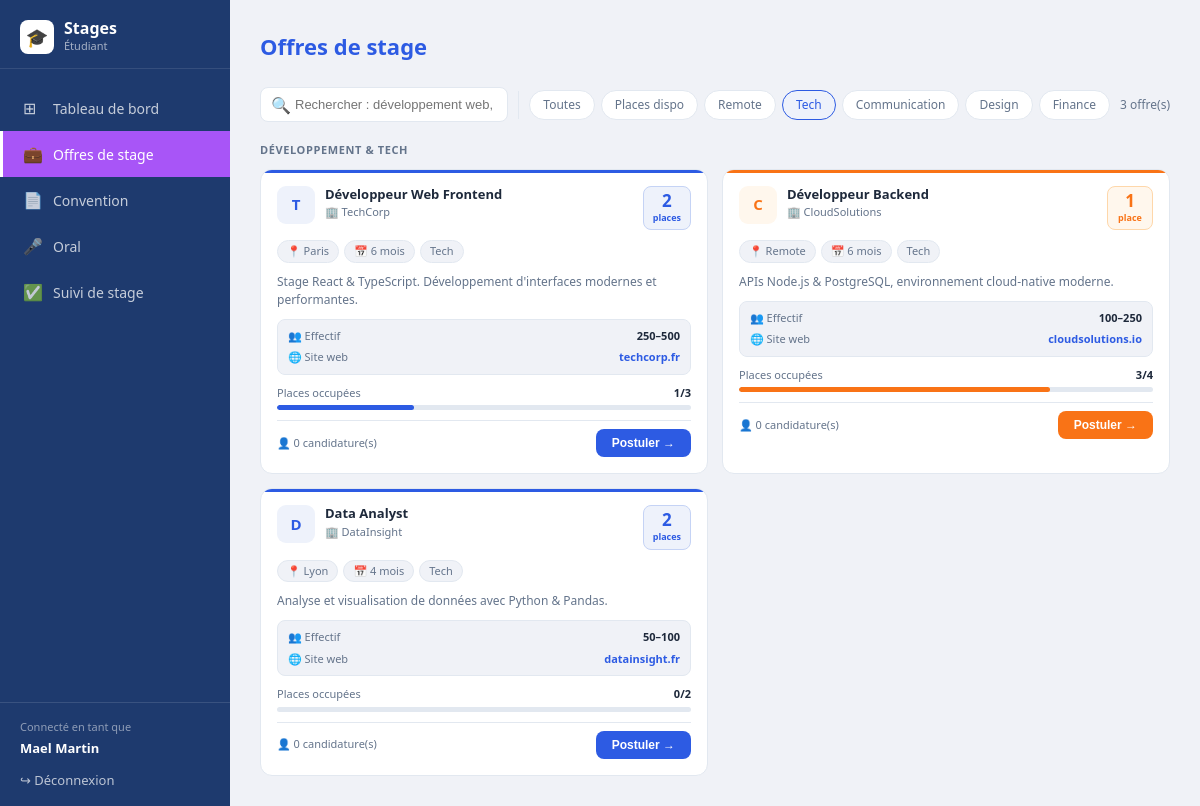
/offres.php?cat=Tech (signed in), run on the app's committed database.
### tables this page shows
CREATE TABLE IF NOT EXISTS offres (
  id                  INT UNSIGNED AUTO_INCREMENT PRIMARY KEY,
  titre               VARCHAR(200)  NOT NULL,
  entreprise          VARCHAR(150)  NOT NULL,
  lieu                VARCHAR(100),
  duree               VARCHAR(50),
  description         TEXT,
  categorie           VARCHAR(50)   DEFAULT 'Tech',
  effectif            VARCHAR(50),
  site_web            VARCHAR(100),
  places_total        INT           DEFAULT 1,
  places_disponibles  INT           DEFAULT 1,
  statut              ENUM('active','inactive') DEFAULT 'active',
  creee_par           INT UNSIGNED,
  created_at          DATETIME DEFAULT CURRENT_TIMESTAMP,
  FOREIGN KEY (creee_par) REFERENCES utilisateurs(id) ON DELETE SET NULL
);

### auth.php (called while the page is built, shortened)
<?php
function h(string $s): string {
    return htmlspecialchars($s, ENT_QUOTES, 'UTF-8');
}

### offres.php (the view, shortened to what this page needs)
<?php
require_once __DIR__ . '/../../includes/auth.php';
require_once __DIR__ . '/../../includes/db.php';
require_once __DIR__ . '/../../includes/sidebar.php';
$user     = currentUser();
$search  = trim($_GET['q']   ?? '');
$filtre  = trim($_GET['cat'] ?? 'tous');
$sql = "SELECT o.*,
        (SELECT COUNT(*) FROM candidatures c WHERE c.offre_id = o.id) AS nb_candidatures
        FROM offres o WHERE o.statut = 'active'";
$params = [];
if ($filtre === 'dispo') {
    $sql .= " AND o.places_disponibles > 0";
} elseif ($filtre === 'remote') {
    $sql .= " AND LOWER(o.lieu) LIKE '%remote%'";
} elseif (!in_array($filtre, ['tous','dispo','remote',''])) {
    $sql .= " AND o.categorie = ?";
    $params[] = $filtre;
}
$sql .= " ORDER BY o.categorie, o.created_at DESC";
$stmt = $pdo->prepare($sql);
$stmt->execute($params);
$offres_db = $stmt->fetchAll();
$stmt2 = $pdo->prepare("SELECT offre_id FROM candidatures WHERE etudiant_id = ?");
$stmt2->execute([$user['id']]);
$deja_postule = array_column($stmt2->fetchAll(), 'offre_id');
$par_categorie = [];
foreach ($offres_db as $o) {
    $cat = $o['categorie'] ?? 'Autres';
    $par_categorie[$cat][] = $o;
}
$categories_label = [
    'Tech'          => 'Développement & Tech',
    'Communication' => 'Communication & Marketing',
    'Design'        => 'Design',
    'Finance'       => 'Finance & Gestion',
    'Autres'        => 'Autres offres',
];
$filtres = [
    'tous'          => 'Toutes',
    'dispo'         => 'Places dispo',
    'remote'        => 'Remote',
    'Tech'          => 'Tech',
    'Communication' => 'Communication',
    'Design'        => 'Design',
    'Finance'       => 'Finance',
];
?>
<!DOCTYPE html>
<html lang="fr">
<head>
  <link rel="stylesheet" href="../../css/style.css">
</head>
<body>
<div class="app-layout">
  <main class="main-content">
    <h1 class="page-title">Offres de stage</h1>
    <div class="top-bar">
      <form method="GET" class="search-wrap" style="display:contents">
        <div class="search-wrap">
          <span class="si">🔍</span>
          <input type="text" name="q" placeholder="Rechercher : développement web, communication…"
                 value="<?= h($search) ?>" onchange="this.form.submit()">
        </div>
      </form>
      <div class="filtres-bar">
        <?php foreach ($filtres as $val => $label):
          $qs = $search ? '&q=' . urlencode($search) : '';
          $active = $filtre === $val ? 'on' : '';
        ?>
          <a href="?cat=<?= urlencode($val) ?><?= $qs ?>" class="fb <?= $active ?>">
            <?= h($label) ?>
          </a>
        <?php endforeach; ?>
      </div>
      <span class="nb-offres"><?= count($offres_db) ?> offre(s)</span>
    </div>
    <?php if (empty($offres_db)): ?>
      <div class="no-result">
        <div class="nr-icon">🔍</div>
        <p>Aucune offre ne correspond à votre recherche.</p>
      </div>
    <?php else: ?>
      <?php foreach ($par_categorie as $cat => $offres): ?>
        <div class="cat-title">
          <?= h($categories_label[$cat] ?? $cat) ?>
        </div>
        <div class="offres-grid">
          <?php foreach ($offres as $offre):
            $dispo   = (int)($offre['places_disponibles'] ?? 1);
            $total   = (int)($offre['places_total']       ?? 1);
            $nb_cand = (int)($offre['nb_candidatures']    ?? 0);
            $complet = $dispo <= 0;
            $urgent  = !$complet && $dispo === 1;
            $postule = in_array($offre['id'], $deja_postule);
            $col     = $complet ? 'gr' : ($urgent ? 'or' : 'bl');
            $pct     = $total > 0 ? round((($total - $dispo) / $total) * 100) : 100;
            $initiale= mb_strtoupper(mb_substr($offre['entreprise'], 0, 1));
            $logo_col = match($offre['categorie'] ?? '') {
              'Communication','Design' => 'gn',
              'Finance'                => 'am',
              default                  => $col,
            };
          ?>
          <div class="kard <?= $col ?>">
            <div class="kh">
              <div class="klogo <?= $logo_col ?>"><?= $initiale ?></div>
              <div class="ktb">
                <div class="ktit"><?= h($offre['titre']) ?></div>
                <div class="kco">🏢 <?= h($offre['entreprise']) ?></div>
              </div>
              <div class="pbadge <?= $col ?>">
                <span class="pnb"><?= $dispo ?></span>
                <span class="plb"><?= $complet ? 'Complet' : 'place' . ($dispo > 1 ? 's' : '') ?></span>
              </div>
            </div>
            <div class="ktags">
              <span class="ktag">📍 <?= h($offre['lieu']) ?></span>
              <span class="ktag">📅 <?= h($offre['duree']) ?></span>
              <?php if (!empty($offre['categorie'])): ?>
                <span class="ktag"><?= h($offre['categorie']) ?></span>
              <?php endif; ?>
            </div>
            <div class="kdesc"><?= h($offre['description']) ?></div>
            <div class="cinfo">
              <?php if (!empty($offre['effectif'])): ?>
                <div class="crow">
                  <span class="crow-l">👥 Effectif</span>
                  <span class="crow-r"><?= h($offre['effectif']) ?></span>
                </div>
              <?php endif; ?>
              <?php if (!empty($offre['site_web'])): ?>
                <div class="crow">
                  <span class="crow-l">🌐 Site web</span>
                  <span class="crow-r"><a href="https://<?= h($offre['site_web']) ?>" target="_blank"><?= h($offre['site_web']) ?></a></span>
                </div>
              <?php endif; ?>
            </div>
            <div class="pbar-w">
              <div class="pbar-l">
                <span>Places occupées</span>
                <span><?= $total - $dispo ?>/<?= $total ?></span>
              </div>
              <div class="pbar">
                <div class="pbar-f <?= $col ?>" style="width:<?= $pct ?>%"></div>
              </div>
            </div>
            <div class="kfoot">
              <span class="kcands">👤 <?= $nb_cand ?> candidature(s)</span>
              <?php if ($postule): ?>
                <span class="btn-k-post">✓ Postulé</span>
              <?php elseif ($complet): ?>
                <span class="btn-k-comp">Complet</span>
              <?php else: ?>
                <form method="POST">
                  <button type="submit" class="btn-k-pos <?= $urgent ? 'or' : '' ?>">
                    Postuler →
                  </button>
                </form>
              <?php endif; ?>
            </div>
          </div>
          <?php endforeach; ?>
        </div>
      <?php endforeach; ?>
    <?php endif; ?>
  </main>
</div>
</body>
</html>

### style.css (style rules this page uses)
:root { --blue-dark: #1e3a6e; --blue-main: #2d5be3; --blue-light: #eef2fb; --blue-border: #c5d3f5; --pink-main: #a855f7; --pink-light: #fdf4ff; --pink-border: #e9d5ff; --gray-bg: #f0f2f7; --gray-border: #e2e8f0; --gray-text: #64748b; --text-main: #1e293b; --white: #ffffff; --green: #22c55e; --orange: #f97316; --red: #ef4444; --sidebar-w: 230px; }
* { box-sizing: border-box; margin: 0; padding: 0; }
body { font-family: 'Segoe UI', system-ui, sans-serif; background: var(--gray-bg); color: var(--text-main); font-size: 14px; line-height: 1.5; }
a { text-decoration: none; color: inherit; }
.app-layout { display: flex; min-height: 100vh; }
.main-content { margin-left: var(--sidebar-w); flex: 1; padding: 30px; min-height: 100vh; }
.page-title { font-size: 22px; font-weight: 700; color: var(--blue-main); margin-bottom: 24px; }

### data on the page
offres: lieu "Remote", categorie "Tech", entreprise "C", titre "Développeur Backend", entreprise "CloudSolutions", places_disponibles "1", duree "6 mois", description "APIs Node.js & PostgreSQL, environnement cloud-native moderne.", effectif "100–250", site_web "cloudsolutions.io", $total - $dispo "3", places_total "4", nb_cand "0"
offres: categorie "DÉVELOPPEMENT & TECH", entreprise "D", titre "Data Analyst", entreprise "DataInsight", places_disponibles "2", lieu "Lyon", duree "4 mois", categorie "Tech", description "Analyse et visualisation de données avec Python & Pandas.", effectif "50–100", site_web "datainsight.fr", $total - $dispo "0", places_total "2", nb_cand "0"
offres: entreprise "T", titre "Développeur Web Frontend", entreprise "TechCorp", places_disponibles "2", lieu "Paris", duree "6 mois", categorie "Tech", description "Stage React & TypeScript. Développement d'interfaces modernes et performantes.", effectif "250–500", site_web "techcorp.fr", $total - $dispo "1", places_total "3", nb_cand "0"

### other printed values
$roleLabel "Étudiant"
$item['icon'] "⊞"
$item['label'] "Tableau de bord"
$item['icon'] "💼"
$item['label'] "Offres de stage"
$item['icon'] "📄"
$item['label'] "Convention"
$item['icon'] "🎤"
$item['label'] "Oral"
$item['icon'] "✅"
$item['label'] "Suivi de stage"
$user['nom'] "Mael Martin"
$label "Toutes"
$label "Places dispo"
$label "Communication"
